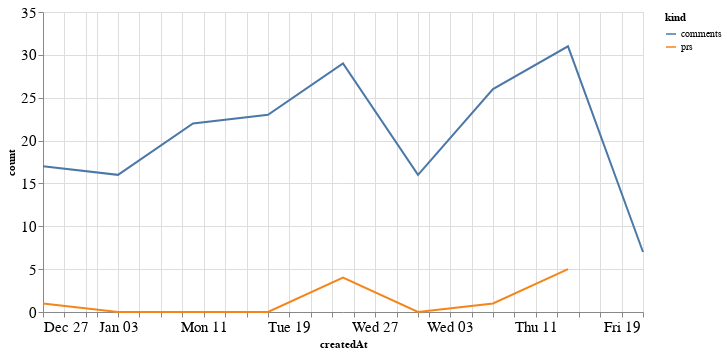

Notebook code for this chart:
### Code cell
alt.Chart(total_time, width=600).mark_line().encode(
    x='createdAt',
    y='count',
    color='kind'
)

### Figure 1 — Vega-Lite specification as saved in the notebook (floating-point values rounded to 4 significant figures)
{"config": {"axisLeft": {"labelFontSize": 15}, "axisBottom": {"labelFontSize": 15}}, "data": {"name": "data-d3781336834e64c969a6845685f114b6"}, "mark": "line", "encoding": {"color": {"type": "nominal", "field": "kind"}, "x": {"type": "temporal", "field": "createdAt"}, "y": {"type": "quantitative", "field": "count"}}, "width": 600, "$schema": "https://vega.github.io/schema/vega-lite/v4.8.1.json", "datasets": {"data-d3781336834e64c969a6845685f114b6": [{"createdAt": "2020-12-27T00:00:00", "kind": "prs", "count": 1.0}, {"createdAt": "2021-01-03T00:00:00", "kind": "prs", "count": 0.0}, {"createdAt": "2021-01-10T00:00:00", "kind": "prs", "count": 0.0}, {"createdAt": "2021-01-17T00:00:00", "kind": "prs", "count": 0.0}, {"createdAt": "2021-01-24T00:00:00", "kind": "prs", "count": 4.0}, {"createdAt": "2021-01-31T00:00:00", "kind": "prs", "count": 0.0}, {"createdAt": "2021-02-07T00:00:00", "kind": "prs", "count": 1.0}, {"createdAt": "2021-02-14T00:00:00", "kind": "prs", "count": 5.0}, {"createdAt": "2021-02-21T00:00:00", "kind": "prs", "count": null}, {"createdAt": "2020-12-27T00:00:00", "kind": "comments", "count": 17.0}, {"createdAt": "2021-01-03T00:00:00", "kind": "comments", "count": 16.0}, {"createdAt": "2021-01-10T00:00:00", "kind": "comments", "count": 22.0}, {"createdAt": "2021-01-17T00:00:00", "kind": "comments", "count": 23.0}, {"createdAt": "2021-01-24T00:00:00", "kind": "comments", "count": 29.0}, {"createdAt": "2021-01-31T00:00:00", "kind": "comments", "count": 16.0}, {"createdAt": "2021-02-07T00:00:00", "kind": "comments", "count": 26.0}, {"createdAt": "2021-02-14T00:00:00", "kind": "comments", "count": 31.0}, {"createdAt": "2021-02-21T00:00:00", "kind": "comments", "count": 7.0}]}}
